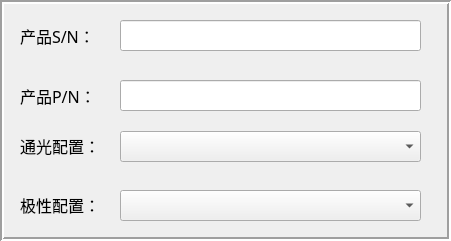
     <widget class="QFrame" name="frame_2">
      <property name="geometry">
       <rect>
        <x>10</x>
        <y>90</y>
        <width>451</width>
        <height>241</height>
       </rect>
      </property>
      <property name="frameShape">
       <enum>QFrame::Box</enum>
      </property>
      <property name="frameShadow">
       <enum>QFrame::Sunken</enum>
      </property>
      <property name="lineWidth">
       <number>2</number>
      </property>
      <widget class="QLabel" name="label">
       <property name="geometry">
        <rect>
         <x>20</x>
         <y>20</y>
         <width>91</width>
         <height>31</height>
        </rect>
       </property>
       <property name="font">
        <font>
         <family>微软雅黑</family>
         <pointsize>12</pointsize>
        </font>
       </property>
       <property name="text">
        <string>产品S/N：</string>
       </property>
       <property name="buddy">
        <cstring>lineEdit_production_SN</cstring>
       </property>
      </widget>
      <widget class="QLabel" name="label_2">
       <property name="geometry">
        <rect>
         <x>20</x>
         <y>80</y>
         <width>91</width>
         <height>31</height>
        </rect>
       </property>
       <property name="font">
        <font>
         <family>微软雅黑</family>
         <pointsize>12</pointsize>
        </font>
       </property>
       <property name="text">
        <string>产品P/N：</string>
       </property>
      </widget>
      <widget class="QLabel" name="label_4">
       <property name="geometry">
        <rect>
         <x>20</x>
         <y>130</y>
         <width>91</width>
         <height>31</height>
        </rect>
       </property>
       <property name="font">
        <font>
         <family>微软雅黑</family>
         <pointsize>12</pointsize>
        </font>
       </property>
       <property name="text">
        <string>通光配置：</string>
       </property>
      </widget>
      <widget class="QComboBox" name="comboBox_lightConfiguration">
       <property name="geometry">
        <rect>
         <x>120</x>
         <y>131</y>
         <width>301</width>
         <height>31</height>
        </rect>
       </property>
       <property name="font">
        <font>
         <family>微软雅黑</family>
         <pointsize>12</pointsize>
        </font>
       </property>
      </widget>
      <widget class="QLineEdit" name="lineEdit_production_SN">
       <property name="geometry">
        <rect>
         <x>120</x>
         <y>20</y>
         <width>301</width>
         <height>31</height>
        </rect>
       </property>
       <property name="font">
        <font>
         <family>微软雅黑</family>
         <pointsize>12</pointsize>
        </font>
       </property>
      </widget>
      <widget class="QLineEdit" name="lineEdit_production_PN">
       <property name="geometry">
        <rect>
         <x>120</x>
         <y>80</y>
         <width>301</width>
         <height>31</height>
        </rect>
       </property>
       <property name="font">
        <font>
         <family>微软雅黑</family>
         <pointsize>12</pointsize>
        </font>
       </property>
      </widget>
      <widget class="QLabel" name="label_5">
       <property name="geometry">
        <rect>
         <x>20</x>
         <y>189</y>
         <width>91</width>
         <height>31</height>
        </rect>
       </property>
       <property name="font">
        <font>
         <family>微软雅黑</family>
         <pointsize>12</pointsize>
        </font>
       </property>
       <property name="text">
        <string>极性配置：</string>
       </property>
      </widget>
      <widget class="QComboBox" name="comboBox_polarityConfiguration">
       <property name="geometry">
        <rect>
         <x>120</x>
         <y>190</y>
         <width>301</width>
         <height>31</height>
        </rect>
       </property>
       <property name="font">
        <font>
         <family>微软雅黑</family>
         <pointsize>12</pointsize>
        </font>
       </property>
      </widget>
     </widget>
